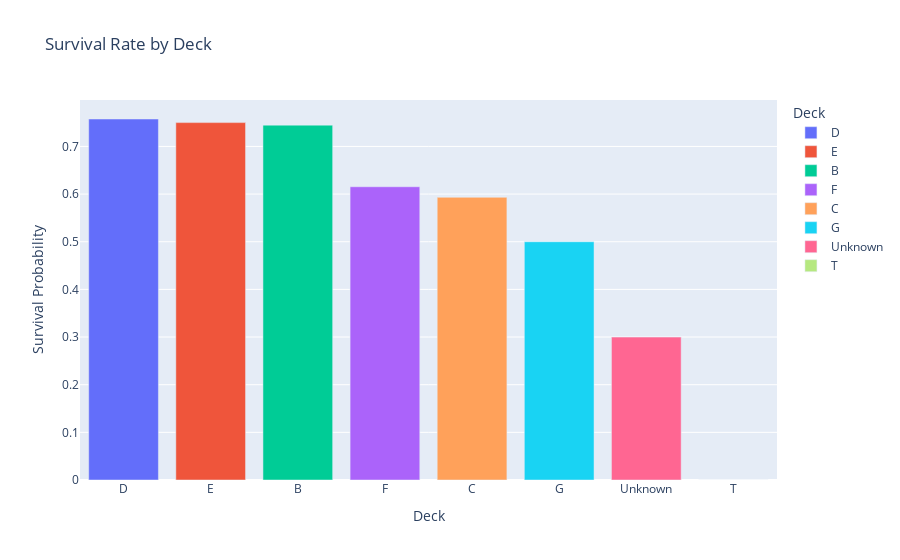

Write notebook code for a chart like this one.
### Markdown cell above
###📊 3.2 Survival by Deck (Interactive)

### Code cell
fig = px.bar(
    deck_survival_df,
    x="Deck",
    y="Survival_Rate",
    color="Deck",
    title="Survival Rate by Deck",
    labels={"Survival_Rate": "Survival Probability"}
)

fig.show()

### Figure 1 — Plotly figure (JSON) as saved in the notebook; plotly's stock layout.template omitted (floating-point values rounded to 4 significant figures)
{"data": [{"hovertemplate": "Deck=%{x}<br>Survival Probability=%{y}<extra></extra>", "legendgroup": "D", "marker": {"color": "#636efa", "pattern": {"shape": ""}}, "name": "D", "orientation": "v", "showlegend": true, "textposition": "auto", "type": "bar", "x": ["D"], "xaxis": "x", "y": [0.7576], "yaxis": "y"}, {"hovertemplate": "Deck=%{x}<br>Survival Probability=%{y}<extra></extra>", "legendgroup": "E", "marker": {"color": "#EF553B", "pattern": {"shape": ""}}, "name": "E", "orientation": "v", "showlegend": true, "textposition": "auto", "type": "bar", "x": ["E"], "xaxis": "x", "y": [0.75], "yaxis": "y"}, {"hovertemplate": "Deck=%{x}<br>Survival Probability=%{y}<extra></extra>", "legendgroup": "B", "marker": {"color": "#00cc96", "pattern": {"shape": ""}}, "name": "B", "orientation": "v", "showlegend": true, "textposition": "auto", "type": "bar", "x": ["B"], "xaxis": "x", "y": [0.7447], "yaxis": "y"}, {"hovertemplate": "Deck=%{x}<br>Survival Probability=%{y}<extra></extra>", "legendgroup": "F", "marker": {"color": "#ab63fa", "pattern": {"shape": ""}}, "name": "F", "orientation": "v", "showlegend": true, "textposition": "auto", "type": "bar", "x": ["F"], "xaxis": "x", "y": [0.6154], "yaxis": "y"}, {"hovertemplate": "Deck=%{x}<br>Survival Probability=%{y}<extra></extra>", "legendgroup": "C", "marker": {"color": "#FFA15A", "pattern": {"shape": ""}}, "name": "C", "orientation": "v", "showlegend": true, "textposition": "auto", "type": "bar", "x": ["C"], "xaxis": "x", "y": [0.5932], "yaxis": "y"}, {"hovertemplate": "Deck=%{x}<br>Survival Probability=%{y}<extra></extra>", "legendgroup": "G", "marker": {"color": "#19d3f3", "pattern": {"shape": ""}}, "name": "G", "orientation": "v", "showlegend": true, "textposition": "auto", "type": "bar", "x": ["G"], "xaxis": "x", "y": [0.5], "yaxis": "y"}, {"hovertemplate": "Deck=%{x}<br>Survival Probability=%{y}<extra></extra>", "legendgroup": "Unknown", "marker": {"color": "#FF6692", "pattern": {"shape": ""}}, "name": "Unknown", "orientation": "v", "showlegend": true, "textposition": "auto", "type": "bar", "x": ["Unknown"], "xaxis": "x", "y": [0.2999], "yaxis": "y"}, {"hovertemplate": "Deck=%{x}<br>Survival Probability=%{y}<extra></extra>", "legendgroup": "T", "marker": {"color": "#B6E880", "pattern": {"shape": ""}}, "name": "T", "orientation": "v", "showlegend": true, "textposition": "auto", "type": "bar", "x": ["T"], "xaxis": "x", "y": [0.0], "yaxis": "y"}], "layout": {"barmode": "relative", "legend": {"title": {"text": "Deck"}, "tracegroupgap": 0}, "title": {"text": "Survival Rate by Deck"}, "xaxis": {"anchor": "y", "categoryarray": ["D", "E", "B", "F", "C", "G", "Unknown", "T"], "categoryorder": "array", "domain": [0, 1], "title": {"text": "Deck"}}, "yaxis": {"anchor": "x", "domain": [0, 1], "title": {"text": "Survival Probability"}}}}
